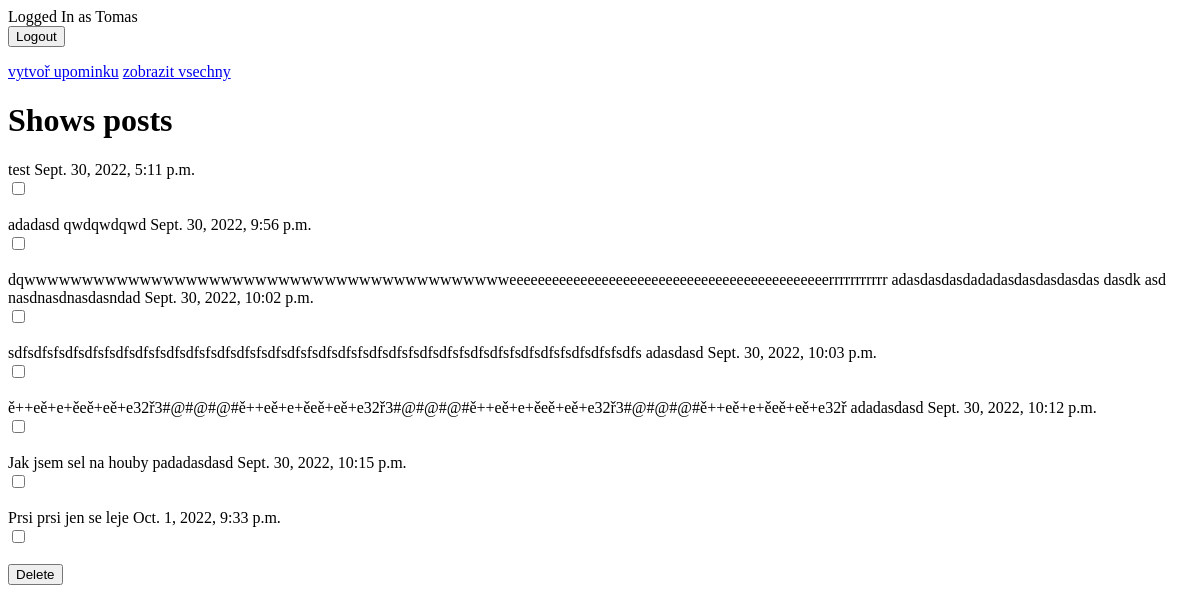
Page /posts/ (signed in) on the earlier database version.
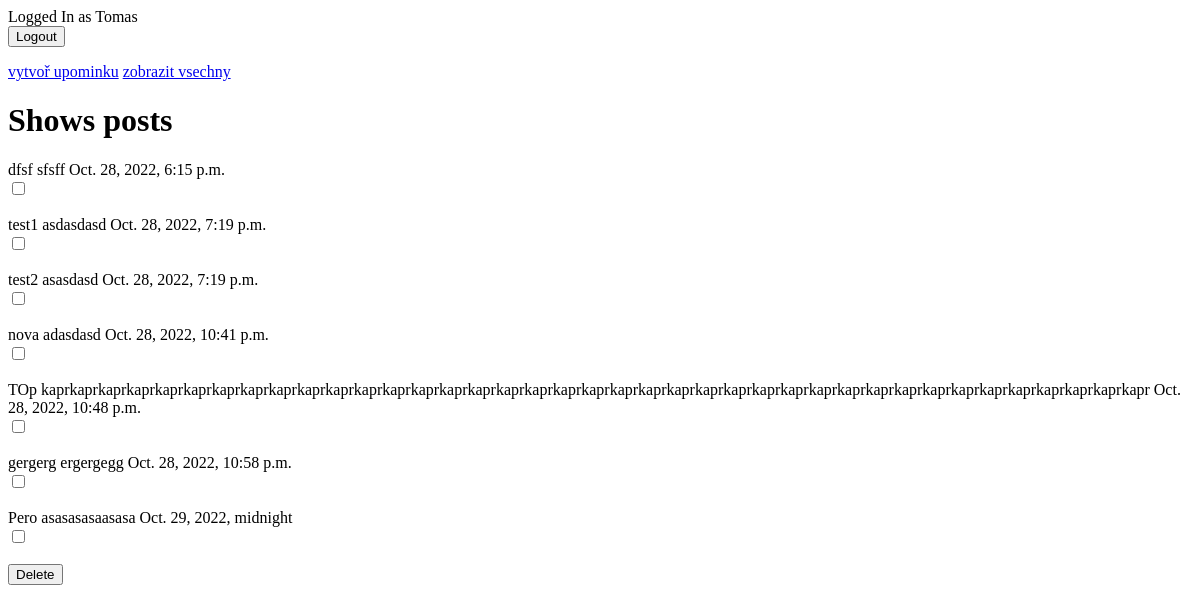
Same page on the later database version.
### ToDoApp/models.py (models this page shows, shortened)
class TodoModel(models.Model):
    title = models.CharField(max_length=100)
    memo = models.TextField(blank=True)
    created = models.DateTimeField(auto_now_add=True)
    datecompleted = models.DateTimeField(null=True, blank=True)
    important = models.BooleanField(default=False)
    user = models.ForeignKey(User, on_delete=models.CASCADE)

### ToDoApp/views.py (the view)
# urls.py: path('posts/', views.show_posts, name='showposts'),
def show_posts(request):
    mydata = TodoModel.objects.filter(user=request.user)
    if not mydata:
        messages.error(request, 'Nemáte žadné příspěvky', extra_tags='noposts')
        return render(request, 'ToDoApp/show_posts.html', {'mydata' : mydata})
    else:
        if request.method == "POST":
            id_list = request.POST.getlist('boxes')
            if not id_list:
                return render(request, 'ToDoApp/show_posts.html', {'mydata' : mydata})
            else:
                mydata.filter(pk__in=id_list).delete()
                messages.success(request, ("Delete data was success!"))
                return redirect('current')
        else:
            return render(request, 'ToDoApp/show_posts.html', {'mydata' : mydata})

### ToDoApp/templates/ToDoApp/show_posts.html (shortened to what this page needs)
{% extends 'ToDoApp/base.html' %}
{% block content %}
    <h1>Shows posts</h1>
<form action="" method=POST>
    {% for post in mydata %}
    <tr>
        <td>{{ post.title }}</td>
        <td>{{ post.memo }}</td>
        <td>{{ post.created }}</td>
        <br>
        <td>
            {% if post.approved %}
            <div class="form-check">
                <input class="form-check-input" type="checkbox" checked="checked" value={{post.id}} name="boxes">
            </div>
            {% else %}
            <div class="form-check">
                <input class="form-check-input" type="checkbox" value={{post.id}} name="boxes">
            </div>
            {% endif %}
        </td>
        <br>
    </tr>
{% endfor %}
     {% if not mydata %}
     <button  type="submit" disabled>Delete</button>
     {% else %}
     <button  type="submit">Delete</button>
     {% endif %}
{% endblock %}

Differences in the rows shown:
removed TodoModel: title "test", created "Sept. 30, 2022, 5:11 p.m."
removed TodoModel: title "adadasd", memo "qwdqwdqwd", created "Sept. 30, 2022, 9:56 p.m."
removed TodoModel: title "dqwwwwwwwwwwwwwwwwwwwwwwwwwwwwwwwwwwwwwwwwwweeeeeeeeeeeeeeeeeeeeeeeeeeeeeeeeeeeeeeeeeeeeerrrrrrrrrrr", memo "adasdasdasdadadasdasdasdasdas dasdk asd nasdnasdnasdasndad", created "Sept. 30, 2022, 10:02 p.m."
removed TodoModel: title "sdfsdfsfsdfsdfsfsdfsdfsfsdfsdfsfsdfsdfsfsdfsdfsfsdfsdfsfsdfsdfsfsdfsdfsfsdfsdfsfsdfsdfsfsdfsdfsfsdfs", memo "adasdasd", created "Sept. 30, 2022, 10:03 p.m."
removed TodoModel: title "ě++eě+e+ěeě+eě+e32ř3#@#@#@#ě++eě+e+ěeě+eě+e32ř3#@#@#@#ě++eě+e+ěeě+eě+e32ř3#@#@#@#ě++eě+e+ěeě+eě+e32ř", memo "adadasdasd", created "Sept. 30, 2022, 10:12 p.m."
removed TodoModel: title "Jak jsem sel na houby", memo "padadasdasd", created "Sept. 30, 2022, 10:15 p.m."
removed TodoModel: title "Prsi", memo "prsi jen se leje", created "Oct. 1, 2022, 9:33 p.m."
added TodoModel: title "dfsf", memo "sfsff", created "Oct. 28, 2022, 6:15 p.m."
added TodoModel: title "test1", memo "asdasdasd", created "Oct. 28, 2022, 7:19 p.m."
added TodoModel: title "test2", memo "asasdasd", created "Oct. 28, 2022, 7:19 p.m."
added TodoModel: title "nova", memo "adasdasd", created "Oct. 28, 2022, 10:41 p.m."
added TodoModel: title "TOp", memo "kaprkaprkaprkaprkaprkaprkaprkaprkaprkaprkaprkaprkaprkaprkaprkaprkaprkaprkaprkaprkaprkaprkaprkaprkaprkaprkaprkaprkaprkaprkaprkaprkaprkaprkaprkaprkaprkaprkapr", created "Oct. 28, 2022, 10:48 p.m."
added TodoModel: title "gergerg", memo "ergergegg", created "Oct. 28, 2022, 10:58 p.m."
added TodoModel: title "Pero", memo "asasasasaasasa", created "Oct. 29, 2022, midnight"
